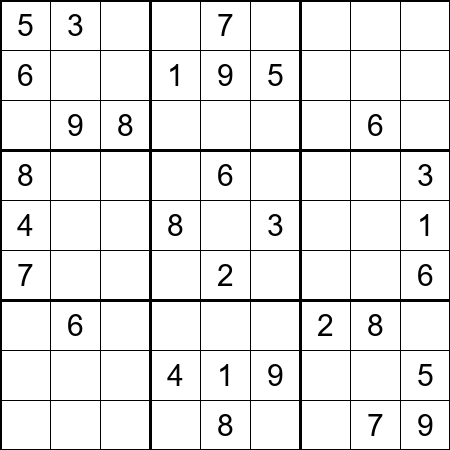
#> input picture test-input/sudoku_test.png, 450 x 450 px
$ python -i grid_detector.py   (imports and definitions only)
#> lines starting #> are read from the running program, lines starting #| are printed output that depends on the picture
#> further down, picture is the input picture: shape (450, 450); min 0, max 255, mean 233.6
"""
网格检测模块
功能：检测并分割 9x9 数独网格
使用轮廓检测 + 透视变换 + 自适应分割
"""

import cv2
import numpy as np
from PIL import Image
from typing import Tuple, List


class GridDetector:
    """数独网格检测器"""

    def __init__(self, grid_size: int = 9, debug: bool = False):
        """
        初始化网格检测器

        Args:
            grid_size: 网格大小 (默认9x9)
            debug: 是否输出调试信息
        """
        self.grid_size = grid_size
        self.debug = debug

    # [149 lines left out: functions find_contours, find_largest_contour, order_points, get_warped_image, split_into_cells, not called in this run]

    def find_grid_lines_hough(self, binary_img: np.ndarray) -> Tuple[np.ndarray, np.ndarray]:
        """
        使用霍夫变换检测网格线

        Args:
            binary_img: 二值化图

        Returns:
            (水平线位置数组, 垂直线位置数组)
        """
        # 边缘检测
        edges = cv2.Canny(binary_img, 50, 150, apertureSize=3)
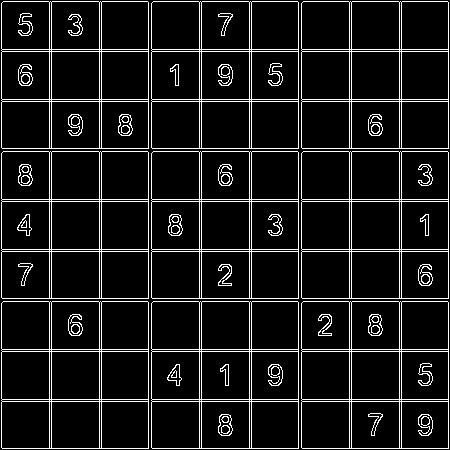
#> edges: shape (450, 450); 9.2% white in thin lines or dots

        # 检测水平线
        horizontal_kernel = cv2.getStructuringElement(cv2.MORPH_RECT, (int(binary_img.shape[1]/3), 1))
        horizontal_lines = cv2.morphologyEx(edges, cv2.MORPH_OPEN, horizontal_kernel)
#> horizontal_lines: shape (450, 450); every value is 0

        # 检测垂直线
        vertical_kernel = cv2.getStructuringElement(cv2.MORPH_RECT, (1, int(binary_img.shape[0]/3)))
#> vertical_kernel = 150 values from 1 to 1
        vertical_lines = cv2.morphologyEx(edges, cv2.MORPH_OPEN, vertical_kernel)

        # 使用霍夫变换检测直线
        horizontal_pos = []
        vertical_pos = []

        # 简化：直接使用边缘检测找到线条位置
        # 水平线：检测每行的边缘密度
        h_lines = []
        for y in range(0, binary_img.shape[0], 5):
            row = edges[y, :]
            if np.sum(row > 0) > binary_img.shape[1] * 0.3:  # 至少有30%的边缘
                h_lines.append(y)
#> after the loop, h_lines = []

        # 聚类找到主要的水平线
        if h_lines:
            # 找到最可能的9条水平线（网格线）
            step = binary_img.shape[0] // 9
            for i in range(9):
                y_center = i * step
                # 找最近的检测到的线
                closest = min(h_lines, key=lambda x: abs(x - y_center))
                horizontal_pos.append(closest)

        # 垂直线类似处理
        v_lines = []
        for x in range(0, binary_img.shape[1], 5):
            col = edges[:, x]
            if np.sum(col > 0) > binary_img.shape[0] * 0.3:
                v_lines.append(x)
#> after the loop, v_lines = []

        if v_lines:
            step = binary_img.shape[1] // 9
            for i in range(9):
                x_center = i * step
                closest = min(v_lines, key=lambda x: abs(x - x_center))
                vertical_pos.append(closest)

        return np.array(horizontal_pos), np.array(vertical_pos)

    # [56 lines left out: functions detect_and_split, _try_fallback_detection, not called in this run]


# [9 lines not run here, left out]

>>> import cv2
>>> picture = cv2.imread('../test-input/sudoku_test.png', cv2.IMREAD_GRAYSCALE)
>>> result = GridDetector().find_grid_lines_hough(picture)
#> result = (empty array, empty array)
